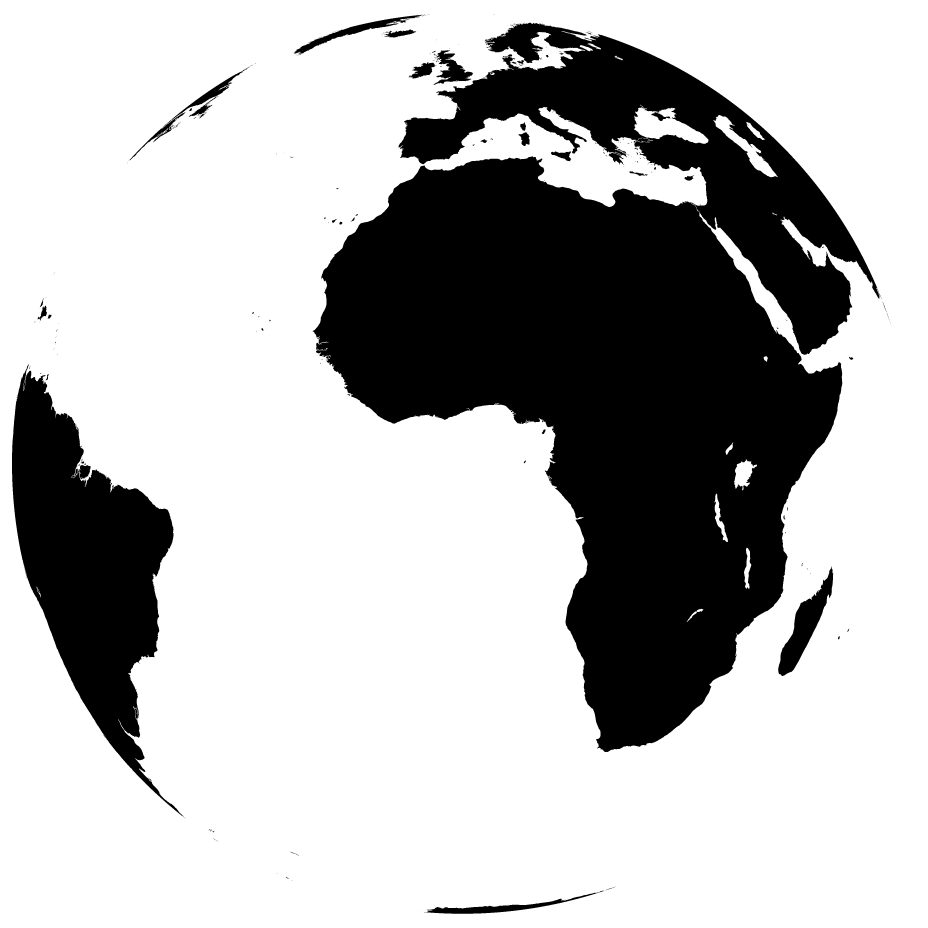
#> input picture code/landmask.gif, 3712 x 3712 px (shown at 1/4 size)
$ python datetime_cloud_coverage.py
#> lines starting #> are read from the running program, lines starting #| are printed output that depends on the picture; after the words box and inside, x2 and y2 are one past the last pixel; in counts of white or black regions, pixels touching at a corner belong together
### code/util.py
"""General utility stuff for our project. Put things like regions of
interest here, so that they don't clutter other files, but they're
always accessible when needed.

"""
import glob
import datetime
import os
import numpy as np
from PIL import Image


# [12 lines left out: function discrete_cmap, not called in this run]


def slice_d(region):
    """The difference between region slice's stop and start."""
    start = region.start
    stop = region.stop

    return stop - start


def make_region(slicex=slice(None), slicey=slice(None)):
    """Makes a region with default empty slices."""
    return [slicex, slicey]


def image_region(image, region):
    """Returns the slice of image using region."""
    return image[region[0], region[1]]


# [14 lines left out: function load_images_with_region, not called in this run]


def parse_data_datetime(path, band):
    """Takes the path (i.e. './data/eumetsat/') and returns the
    datetime variables in  a list"""

    globbo = path + '*_' + band + '.png'
    # load pathnames
    pnames = glob.glob(globbo)
    # load filenames
    fnames = [os.path.splitext(os.path.basename(x))[0][0:-1-len(band)]
              for x in pnames]
    # parse filenames into datetime
    dnames = [datetime.datetime.strptime(fname, '%Y%m%d%H%M')
              for fname in fnames]

    return dnames


# [14 lines left out: functions parse_data_string, load_data_window, not called in this run]


def sep_months(dnames, y, m):
    """Takes datetime parsed data and separates into month and year"""
    idxs = [dn.month == m and dn.year == y for dn in dnames]

    return idxs


# [5 lines left out: function sep_years, not called in this run]


def path_to_weathr_data(band):
    path = './data/eumetsat/'
    glob_path = path + '*_' + band +'.png'

    return path, glob_path

# [13 lines left out: function region_to_string, not called in this run]


# Our particular areas of interest. Useful for cutting down on
# processing time, and focusing in on the action.
weathr_regions = {
    'all': make_region(),
    'africa': make_region(slice(620, 3020), slice(1260, 3000)),
    'capetown': make_region(slice(2615, 3015), slice(2350, 2750)),
    'egypt': make_region(slice(800,900), slice(2725, 2825)),
    'eastafrica': make_region(slice(1500, 1800), slice(3000, 3300)),
    'westeurope': make_region(slice(200, 500), slice(1600, 2600))}

# These are named paths/globs for data we use. We should at some point come
# up with a better way of storing our data as it's all over the place
# at the moment.
weathr_data = {'vis6': './bands13/vis6/*.jpg',
               'landmask': './landmask.gif'}

# land_mask = image_region(np.asarray(Image.open(weathr_data['landmask']), dtype=int),
#                           weathr_regions['capetown'])
land_mask = np.asarray(Image.open(weathr_data['landmask']), dtype=int)
#> land_mask: shape (3712, 3712) int64; values 0 (black) and 1 (white), 72% white; 683 black regions (589 under 20 px), largest, box (x1, y1, x2, y2) and area: (1250, 625, 3369, 3008) 2550288, (1593, 91, 3518, 1420) 673317, (48, 1456, 731, 3265) 535279

# output configurations
figure_dir = 'results/figures/'

### code/cloud_coverage.py
import numpy as np
import matplotlib.pyplot as plt
from PIL import Image
from glob import glob
from util import *


# [24 lines left out: function split_region, not called in this run]


def cloud_coverage(region, y, m, direction=None):
    """Multiband cloud coverage algorithm. Now can split regions into north 'n',
    south 's', east 'e' and west 'w'."""
#> called with region = 'capetown', y = 2008, m = 1
    if not direction:
        # bands for multiband
        bands = ('vis6','vis8')
        # initialise land pixel constants
        n_land_pix = np.sum(image_region(land_mask,
                                         weathr_regions[region]) == 0)  # count
#> in image_region, `return image[region[0], region[1]]`:
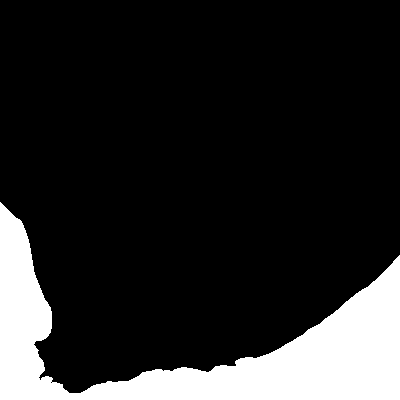
#> returned value: shape (400, 400) int64; values 0 (black) and 1 (white), 15.7% white; 1 white region, box (x1, y1, x2, y2) and area: (0, 202, 400, 400) 25131
#> n_land_pix = 134869
        i_land_pix = image_region(land_mask, weathr_regions[region]) == 0  # indices

        dnames = np.array(parse_data_datetime(path_to_weathr_data(bands[0])[0],
                                              bands[0]))
        # image shape
        xshape = slice_d(weathr_regions[region][0])  # image x length
        yshape = slice_d(weathr_regions[region][1])  # image y length
        idxs = sep_months(dnames, y, m)  # need indexes to work out
        # number of days in month
        zshape = sum(np.array(idxs)==True)  # number of days
        # preallocate
        img = np.zeros(shape=(xshape, yshape, zshape, len(bands)))  # images
        thr = np.zeros(shape=(xshape, yshape, len(bands)))  # thresholds
        cld = np.zeros(shape=(xshape, yshape, zshape))  # cloud masks
        cov = np.zeros(zshape)  # coverage

        # now load all of the images and thresholds that we will need
        for idx, band in enumerate(bands):
            # first, load thresholds
#> (the run stopped early here; a loop or call above may not have finished)
